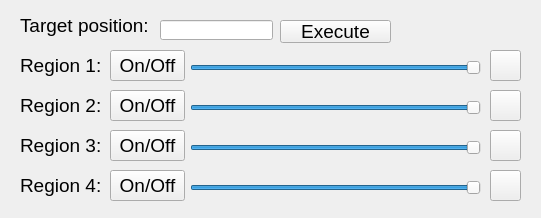
<?xml version="1.0" encoding="UTF-8"?>
<ui version="4.0">
 <class>dev_frm</class>
 <widget class="QWidget" name="dev_frm">
  <property name="geometry">
   <rect>
    <x>0</x>
    <y>0</y>
    <width>541</width>
    <height>218</height>
   </rect>
  </property>
  <property name="windowTitle">
   <string>Dev Window</string>
  </property>
  <widget class="QPushButton" name="change_led_3_btn">
   <property name="geometry">
    <rect>
     <x>490</x>
     <y>130</y>
     <width>31</width>
     <height>31</height>
    </rect>
   </property>
   <property name="text">
    <string/>
   </property>
   <property name="icon">
    <iconset>
     <normaloff>assets/change-2.png</normaloff>assets/change-2.png</iconset>
   </property>
  </widget>
  <widget class="QLabel" name="label_3">
   <property name="geometry">
    <rect>
     <x>20</x>
     <y>130</y>
     <width>101</width>
     <height>31</height>
    </rect>
   </property>
   <property name="font">
    <font>
     <pointsize>14</pointsize>
    </font>
   </property>
   <property name="text">
    <string>Region 3:</string>
   </property>
  </widget>
  <widget class="QSlider" name="intensity_led_4_slider">
   <property name="geometry">
    <rect>
     <x>190</x>
     <y>180</y>
     <width>291</width>
     <height>16</height>
    </rect>
   </property>
   <property name="minimum">
    <number>1</number>
   </property>
   <property name="maximum">
    <number>10</number>
   </property>
   <property name="pageStep">
    <number>1</number>
   </property>
   <property name="sliderPosition">
    <number>10</number>
   </property>
   <property name="orientation">
    <enum>Qt::Horizontal</enum>
   </property>
  </widget>
  <widget class="QPushButton" name="change_led_1_btn">
   <property name="geometry">
    <rect>
     <x>490</x>
     <y>50</y>
     <width>31</width>
     <height>31</height>
    </rect>
   </property>
   <property name="text">
    <string/>
   </property>
   <property name="icon">
    <iconset>
     <normaloff>assets/change-2.png</normaloff>assets/change-2.png</iconset>
   </property>
  </widget>
  <widget class="QSlider" name="intensity_led_1_slider">
   <property name="geometry">
    <rect>
     <x>190</x>
     <y>60</y>
     <width>291</width>
     <height>16</height>
    </rect>
   </property>
   <property name="minimum">
    <number>1</number>
   </property>
   <property name="maximum">
    <number>10</number>
   </property>
   <property name="pageStep">
    <number>1</number>
   </property>
   <property name="sliderPosition">
    <number>10</number>
   </property>
   <property name="orientation">
    <enum>Qt::Horizontal</enum>
   </property>
  </widget>
  <widget class="QLabel" name="label">
   <property name="geometry">
    <rect>
     <x>20</x>
     <y>50</y>
     <width>101</width>
     <height>31</height>
    </rect>
   </property>
   <property name="font">
    <font>
     <pointsize>14</pointsize>
    </font>
   </property>
   <property name="text">
    <string>Region 1:</string>
   </property>
  </widget>
  <widget class="QSlider" name="intensity_led_2_slider">
   <property name="geometry">
    <rect>
     <x>190</x>
     <y>100</y>
     <width>291</width>
     <height>16</height>
    </rect>
   </property>
   <property name="minimum">
    <number>1</number>
   </property>
   <property name="maximum">
    <number>10</number>
   </property>
   <property name="pageStep">
    <number>1</number>
   </property>
   <property name="sliderPosition">
    <number>10</number>
   </property>
   <property name="orientation">
    <enum>Qt::Horizontal</enum>
   </property>
  </widget>
  <widget class="QLabel" name="label_2">
   <property name="geometry">
    <rect>
     <x>20</x>
     <y>90</y>
     <width>101</width>
     <height>31</height>
    </rect>
   </property>
   <property name="font">
    <font>
     <pointsize>14</pointsize>
    </font>
   </property>
   <property name="text">
    <string>Region 2:</string>
   </property>
  </widget>
  <widget class="QLabel" name="label_4">
   <property name="geometry">
    <rect>
     <x>20</x>
     <y>170</y>
     <width>101</width>
     <height>31</height>
    </rect>
   </property>
   <property name="font">
    <font>
     <pointsize>14</pointsize>
    </font>
   </property>
   <property name="text">
    <string>Region 4:</string>
   </property>
  </widget>
  <widget class="QPushButton" name="change_led_2_btn">
   <property name="geometry">
    <rect>
     <x>490</x>
     <y>90</y>
     <width>31</width>
     <height>31</height>
    </rect>
   </property>
   <property name="text">
    <string/>
   </property>
   <property name="icon">
    <iconset>
     <normaloff>assets/change-2.png</normaloff>assets/change-2.png</iconset>
   </property>
  </widget>
  <widget class="QPushButton" name="change_led_4_btn">
   <property name="geometry">
    <rect>
     <x>490</x>
     <y>170</y>
     <width>31</width>
     <height>31</height>
    </rect>
   </property>
   <property name="text">
    <string/>
   </property>
   <property name="icon">
    <iconset>
     <normaloff>assets/change-2.png</normaloff>assets/change-2.png</iconset>
   </property>
  </widget>
  <widget class="QSlider" name="intensity_led_3_slider">
   <property name="geometry">
    <rect>
     <x>190</x>
     <y>140</y>
     <width>291</width>
     <height>16</height>
    </rect>
   </property>
   <property name="minimum">
    <number>1</number>
   </property>
   <property name="maximum">
    <number>10</number>
   </property>
   <property name="pageStep">
    <number>1</number>
   </property>
   <property name="sliderPosition">
    <number>10</number>
   </property>
   <property name="orientation">
    <enum>Qt::Horizontal</enum>
   </property>
  </widget>
  <widget class="QPushButton" name="on_led1_btn">
   <property name="geometry">
    <rect>
     <x>110</x>
     <y>50</y>
     <width>75</width>
     <height>31</height>
    </rect>
   </property>
   <property name="font">
    <font>
     <pointsize>14</pointsize>
    </font>
   </property>
   <property name="text">
    <string>On/Off</string>
   </property>
  </widget>
  <widget class="QPushButton" name="on_led2_btn">
   <property name="geometry">
    <rect>
     <x>110</x>
     <y>90</y>
     <width>75</width>
     <height>31</height>
    </rect>
   </property>
   <property name="font">
    <font>
     <pointsize>14</pointsize>
    </font>
   </property>
   <property name="text">
    <string>On/Off</string>
   </property>
  </widget>
  <widget class="QPushButton" name="on_led3_btn">
   <property name="geometry">
    <rect>
     <x>110</x>
     <y>130</y>
     <width>75</width>
     <height>31</height>
    </rect>
   </property>
   <property name="font">
    <font>
     <pointsize>14</pointsize>
    </font>
   </property>
   <property name="text">
    <string>On/Off</string>
   </property>
  </widget>
  <widget class="QPushButton" name="on_led4_btn">
   <property name="geometry">
    <rect>
     <x>110</x>
     <y>170</y>
     <width>75</width>
     <height>31</height>
    </rect>
   </property>
   <property name="font">
    <font>
     <pointsize>14</pointsize>
    </font>
   </property>
   <property name="text">
    <string>On/Off</string>
   </property>
  </widget>
  <widget class="QLabel" name="label_5">
   <property name="geometry">
    <rect>
     <x>20</x>
     <y>10</y>
     <width>141</width>
     <height>31</height>
    </rect>
   </property>
   <property name="font">
    <font>
     <pointsize>14</pointsize>
    </font>
   </property>
   <property name="text">
    <string>Target position:</string>
   </property>
  </widget>
  <widget class="QPushButton" name="move_motor_btn">
   <property name="geometry">
    <rect>
     <x>280</x>
     <y>20</y>
     <width>111</width>
     <height>23</height>
    </rect>
   </property>
   <property name="font">
    <font>
     <pointsize>14</pointsize>
    </font>
   </property>
   <property name="text">
    <string>Execute</string>
   </property>
  </widget>
  <widget class="QLineEdit" name="target_mm_box">
   <property name="geometry">
    <rect>
     <x>160</x>
     <y>20</y>
     <width>113</width>
     <height>20</height>
    </rect>
   </property>
  </widget>
 </widget>
 <resources/>
 <connections/>
</ui>
